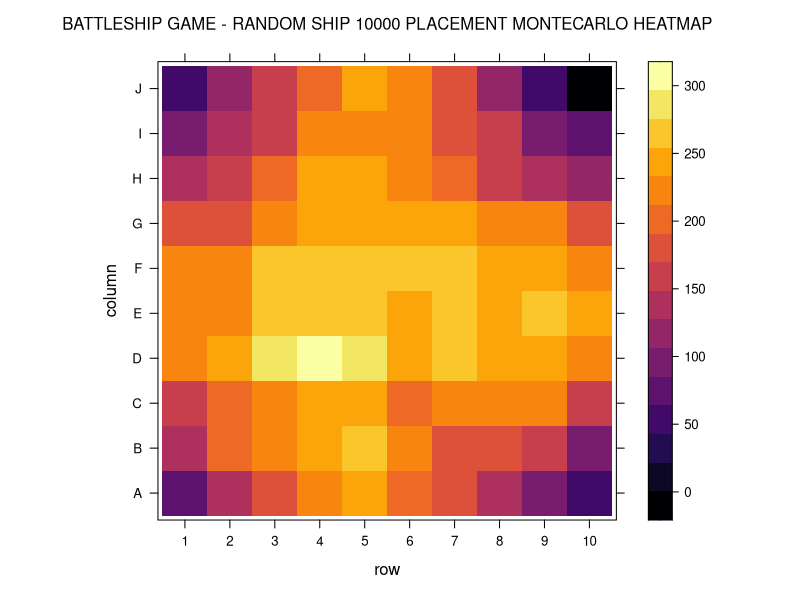

Recreate this plot in R. (Note: this script raises an error after producing the figure.)
## ---- chunk 1
knitr::opts_chunk$set(echo = TRUE)


#install.packages("viridis")
#install.packages("formattable")
require(viridis)
require("lattice")
library(formattable)
library(sqldf)



verify_OpenWaters<-function(i_row,i_col,ship_Size,matrix,ver1_hor0)
{
  DEBUG=0
  Open_Area=1
  if(ver1_hor0==0) for (i in 0:(ship_Size-1)) if (matrix[i_row,i_col+i]>0) Open_Area=0
  if(ver1_hor0==1) for (j in 0:(ship_Size-1)) if (matrix[i_row+j,i_col]>0) Open_Area=0
  if (Open_Area==0 & DEBUG==1) print("The area is not free !!")
  return(Open_Area)
}

place_Ship<-function(ship_Size,matrix,mark_type=1)
{
  # mark_type is the type of marks we will apply to the battlefield matrix when the ship is placed:
  #      1 - just ones
  #      2 - ship_Size - 22, 333, 333, 4444, 55555
  #      3 - orientation - horizontal / vertical
  
  DEBUG=0
  not<-function(x) return(ifelse(x==1,0,1))
  test_matrix<-matrix
  Open_Area=1
  
  hh=ifelse(sample(0:1,1)==0,0,1)
  i_row=sample(1:(dim(test_matrix)-not(hh)*ship_Size)[1],1)
  i_col=sample(1:(dim(test_matrix)-hh*ship_Size)[2],1)
  if (DEBUG==1) print(paste("Trying to add ",ifelse(hh==1,"horizontal","vertical")," ship of size ",ship_Size," at position ",i_row,",",i_col,sep=""))    
  while(verify_OpenWaters(i_row,i_col,ship_Size,test_matrix,not(hh))==0)
  {
    i_row=sample(1:(dim(test_matrix)-not(hh)*ship_Size)[1],1)
    i_col=sample(1:(dim(test_matrix)-hh*ship_Size)[2],1)
    if (DEBUG==1) print(paste("Trying to add ",ifelse(hh==1,"horizontal","vertical")," ship of size ",ship_Size," at position ",i_row,",",i_col,sep=""))    
  }
  for(i in 0:(ship_Size-1))
  {
    if(test_matrix[i_row+not(hh)*i,i_col+hh*i]==0)
    {
      test_matrix[i_row+not(hh)*i,i_col+hh*i]=ifelse(mark_type==1,1,ifelse(mark_type==2,ship_Size,1+ver1_hor0))
      if (DEBUG==1) print(paste("    Coordinates ",i_row,",",i_col+i,"=",test_matrix[i_row+not(hh)*i,i_col+hh*i],sep=""))
    } else {
      print("ERROR: Why here?")
    }
  }
  return(test_matrix)
}

place_fleet<-function(matrix,mark_type=1)
{
  matrix<-place_Ship(2,matrix,mark_type)
  matrix<-place_Ship(3,matrix,mark_type)
  matrix<-place_Ship(4,matrix,mark_type)
  matrix<-place_Ship(5,matrix,mark_type)
  matrix<-place_Ship(6,matrix,mark_type)
  return(matrix)
}
## ---- chunk 2
empty_matrix<-matrix(0,nrow=10,ncol=10)
sumat_matrix<-matrix(0,nrow=10,ncol=10)
colnames(sumat_matrix)<-toupper(letters[c(1:10)])
rownames(sumat_matrix)<-c(1:10)

for(a in 1:1000)
{
  sumat_matrix<-sumat_matrix+place_fleet(empty_matrix)  
}


formattable(sumat_matrix)
## ---- chunk 3

levelplot(sumat_matrix,col.regions=inferno(500),xlab.top="BATTLESHIP GAME - RANDOM SHIP 10000 PLACEMENT MONTECARLO HEATMAP")

## ---- chunk 4
matrix<- place_fleet(empty_matrix)  
formattable(matrix)

## ---- chunk 5

check_Square <- function(x,y,matrix,verbose=0)
{
  ret=ifelse(matrix[x,y]>0,matrix[x,y],0)
  if (verbose == 2) print(paste("check_Square > ret for ",x," , ",y," = ",ret,sep=""))
  return(ret)
}

fire_Square <- function(x,y,matrix,verbose=0)
{
  ret=0
  ret=check_Square(x,y,matrix)
  if (ret>0) 
  {
    matrix[x,y]=0
    if (verbose==2) print(paste("fire_Square > Ship hit at ",x,",",y," = ",ret,sep=""))
  } else { 
    if (verbose==2) print(paste("fire_Square > Water at ",x,",",y," = ",ret,sep=""))
  }
  return(matrix)
}

shots_byStrategy<-function(number_runs=100,strategy=1,verbose=0)
{
  result_df <- data.frame(strategy=character(),num_shots=integer(),run_number=integer(),stringsAsFactors=FALSE) 
  for (a in 1:number_runs)
  {
    if (verbose == 1) print(paste("RUN NUMBER : ",a,sep=""))
    matrix<- place_fleet(empty_matrix,mark_type=2)  
    result_df[a,1]=strategy
    result_df[a,2]=sink_All(matrix,strategy,verbose)
    result_df[a,3]=a
  }
  return(result_df)
}




is_SinkingShip <-function(ship_Size,strategy_matrix, verbose=0) 
{
  if (sum(sum(strategy_matrix==ship_Size)) < ship_Size & sum(sum(strategy_matrix==ship_Size)) > 0) 
    ret = ship_Size - sum(sum(strategy_matrix==ship_Size)) else ret = 0
  if (verbose > 1 & ret > ship_Size) print(paste("        is_SinkingShip > Ship Squares missing of type ",ship_Size," ? : ",ret,sep=""))
  return (ret)
}

sinking_Ships <- function(strategy_matrix,verbose = 0)
{
  ret = FALSE
  for (a in 2:6)
  {
    if (is_SinkingShip(a,strategy_matrix) > 0) ret = TRUE
  }
  if (verbose > 0) print(paste("    sinking_Ships > Any ? : ",ret,sep=""))
  return (ret)    
}


last_position_SinkingShips<-function(strategy_matrix,verbose=0)
{
  
  sinking_Df <- data.frame(row=integer(),col=integer(),ship_size=integer(),stringsAsFactors=FALSE) 
  killoff_Df <- data.frame(row=integer(),col=integer(),stringsAsFactors=FALSE) 
  for (k in 2:6)
  {
    if (is_SinkingShip(k,strategy_matrix) > 0 )
    {
      if (verbose > 1) print(paste("last_position_SinkingShips > Ship ",k," is sinking - remaining tiles = ",k-sum(sum(strategy_matrix==k))))
      if (verbose > 1) which(strategy_matrix==k,arr.ind=TRUE)
      pre_sinking_Df<-as.data.frame(which(strategy_matrix==k,arr.ind=TRUE))
      pre_sinking_Df$ship_size<-k
      sinking_Df<-rbind(sinking_Df,pre_sinking_Df)
    }
  }
  return(sinking_Df)
}



kill_off_SinkingShips<-function(sinking_Df,matrix,previous_shot_matrix,selection_type=0,verbose=0,debug=0)
{
  if (debug==1)
  {
    print("/////////////////////////////////////////////////")
    print("kill_off_SinkingShips > WARNING: DEBUGGING ACTIVE")
    print("/////////////////////////////////////////////////")
    number_runs=1
    strategy=3
    verbose=2
    previous_shot_matrix<-previous_shot_matrix3
    sinking_Df <- last_position_SinkingShips(previous_shot_matrix,verbose)
    selection_type=0
  }

  max_row=dim(previous_shot_matrix)[1]
  max_col=dim(previous_shot_matrix)[2]
  if (selection_type==0)
  {
    ship_with_min_remaining_tiles <- sqldf("select ship_size,count(*) as num_tiles,row,col from sinking_Df group by ship_size order by num_tiles ")[1,1]
    previous_hits <- as.data.frame(which(previous_shot_matrix==ship_with_min_remaining_tiles,arr.ind=TRUE))
    possible_shots_X=c(max(1,min(copy_previous_hits[1,])-1),min(max_row,max(copy_previous_hits[1,])+1))
    possible_shots_Y=c(max(1,min(copy_previous_hits[2,])-1),min(max_col,max(copy_previous_hits[2,])+1))
    #Creating combination from possible shots

    distinct_row=sqldf("select distinct(1) from previous_hits") 
    distinct_col=sqldf("select distinct(2) from previous_hits")
    direction=ifelse(distinct_row==distinct_col,0,ifelse(distinct_row>distinct_col,-1,1))
    if (verbose == 2 & direction ==  1) print(paste("kill_off_SinkingShips > The ship is placed vertically"))
    if (verbose == 2 & direction == -1) print(paste("kill_off_SinkingShips > The ship is placed horizontally"))

    shoot_list <- data.frame(X=integer(),Y=integer(),stringsAsFactors=FALSE)    
    for (z in 1:2)
    {
      for (w in 1:nrow(previous_hits))
      {
        if (z == 1)
        {
          for (j in 1:length(possible_shots_Y))
          {
            if (check_Square(previous_hits[w,1] ,possible_shots_Y[j], previous_shot_matrix) ==0 & direction != -1)
            {
                print("HERE ")
                if(verbose==2) print(paste("kill_off_SinkingShips > ",ifelse(direction==0,"SHIP DIRECTION UNKNOWN",ifelse(direction==1,"SHIP DIRECTION HORIZONTAL","SHIP DIRECTION VERTICAL"))," : new_shoot : ",previous_hits[w,1]," , ",possible_shots_Y[j],sep=""))
                new_shoot <- c(previous_hits[w,1],possible_shots_Y[j])
                shoot_list <- rbind(shoot_list,new_shoot)    
            }
          }
        } else {
          for (i in 1:length(possible_shots_X))
          {
            if (check_Square(possible_shots_X[i],previous_hits[w,2] , previous_shot_matrix) ==0 & direction != 1)
            {
                if(verbose==2) print(paste("kill_off_SinkingShips > ",ifelse(direction==0,"SHIP DIRECTION UNKNOWN",ifelse(direction==1,"SHIP DIRECTION HORIZONTAL","SHIP DIRECTION VERTICAL"))," : new_shoot : ",possible_shots_X[i]," , ", previous_hits[w,2],sep=""))
                new_shoot <- c(possible_shots_X[i],previous_hits[w,2])
                shoot_list <- rbind(shoot_list,new_shoot)    
            }
          }
        }
      }
    }
    names(shoot_list) <- c("row","col")
    if (verbose == 2) print(paste("kill_off_SinkingShips > Number of possible non tested shoots around sinking ship previous hit : ",nrow(shoot_list),sep=""))
    choose_row <- sample(1:nrow(shoot_list),1)
    x = shoot_list[choose_row,1]
    y = shoot_list[choose_row,2]
    if (verbose == 2) print(paste("kill_off_SinkingShips > Trying the following coordinate randomly salacted from availabe shoots around previous hit : ",x," , ",y,sep=""))
    if (verbose == 2) print(paste("kill_off_SinkingShips > Preparing shot at coordinates ",x,",",y," !!!",sep=""))
    previous_shot_matrix[x,y] = 1     
    matrix_pre_fire <- matrix
    matrix <- fire_Square(x,y,matrix,verbose)
    if (sum(matrix_pre_fire) != sum(matrix))
    {
      if (verbose == 2) print("kill_off_SinkingShips > SHIP HIT - Storing the type of ship in previous_shot_matrix")
      previous_shot_matrix[x,y] <- matrix_pre_fire[x,y]
      if (verbose>1 & sum(sum(previous_shot_matrix==2))==ship_with_min_remaining_tiles) print(paste("kill_off_SinkingShips > SHIP TYPE ",ship_with_min_remaining_tiles," SUNK !!",sep=""))
    } 
    if (verbose == 2) print(paste("kill_off_SinkingShips > Number of Remaining Ship Cells : ", sum(sum(matrix>0))," , Number of missing shots : ",sum(sum(previous_shot_matrix==1)) ," , Number of Hits : ",sum(sum(previous_shot_matrix>1)) ,sep=""))
  }
  if (debug==1) previous_shot_matrix3 <- previous_shot_matrix
  return(previous_shot_matrix)
}

# sinking_Ships <- function(matrix)
# {
#   sinking = 0
#   if (sum())
#   return(sinking)
# }

sink_All <- function(matrix,strategy = 1,verbose = 0, debug=0)
{
  if (debug==1)
  {
    print("////////////////////////////////////")
    print("sink_All > WARNING: DEBUGGING ACTIVE")
    print("////////////////////////////////////")
    number_runs=1
    strategy=3
    verbose=2
    matrix<- place_fleet(empty_matrix,mark_type=2)  
  }
  shot_Counter = 0

  if (verbose==2) print("sink_All > Initializing previous shot matrix")
  if (verbose == 2) print(paste("sink_All > Using Strategy ",strategy,sep=""))
  if (strategy == 2) previous_shot_matrix2 <- matrix(0,nrow=dim(matrix)[1],ncol=dim(matrix)[2])
  if (strategy == 3) previous_shot_matrix3 <- matrix(0,nrow=dim(matrix)[1],ncol=dim(matrix)[2])

  while(sum(matrix) > 0)
  {
    if (verbose ==2) print(paste("sink_All > sum(matrix) = ",sum(matrix),sep=""))
    if (verbose == 2) print(paste("sink_All > shot number ",shot_Counter,sep=""))
    if (strategy == 1) matrix <- fire_Square(sample(1:dim(matrix)[1],1),sample(1:dim(matrix)[2],1),matrix,verbose)
    if (strategy == 2)
    {
      x <- sample(1:dim(matrix)[1],1)
      y <- sample(1:dim(matrix)[1],1)
      while(check_Square(x,y,previous_shot_matrix2) > 0)
      {
        x <- sample(1:dim(matrix)[1],1)
        y <- sample(1:dim(matrix)[1],1)
      }
      previous_shot_matrix2[x,y] = 1
      matrix <- fire_Square(x,y,matrix,verbose)
    }
    if (strategy == 3 )
    {
      if (verbose==2 & sinking_Ships(matrix)) print("sink_All > We have sinking ships")
      if (!sinking_Ships(matrix))
      {
        x <- sample(1:dim(matrix)[1],1)
        y <- sample(1:dim(matrix)[1],1)
        if (verbose == 2) print(paste("sink_All > Verifying if we already shot at coordinates ",x,",",y," = ",check_Square(x,y,previous_shot_matrix3),sep=""))
        while(check_Square(x,y,previous_shot_matrix3) > 0)
        {
          x <- sample(1:dim(matrix)[1],1)
          y <- sample(1:dim(matrix)[1],1)
          if (verbose == 2) print(paste("sink_All > We had already shot there !. Verifying if we already shot at coordinates ",x,",",y," = ",check_Square(x,y,previous_shot_matrix3),sep=""))
        }
        check = check_Square(x,y,previous_shot_matrix3) 
        if (check > 0) 
        { 
          if (verbose > 0) print("sink_All > This should not be happening")
          previous_shot_matrix3[x,y] = check
        } else { 
          if (verbose == 2) print(paste("sink_All > I have never shot at coordinates ",x,",",y,". Storing coordinates for future and firing",sep=""))
          previous_shot_matrix3[x,y] = 1 
        }
        if (verbose == 2) print(paste("sink_All > Preparing shot at coordinates ",x,",",y," !!!",sep=""))
        matrix_pre_fire <- matrix
        matrix <- fire_Square(x,y,matrix,verbose)
        if (sum(matrix_pre_fire) != sum(matrix))
        {
          if (verbose == 2) print("sink_All > SHIP HIT - Storing the type of ship in previous_shot_matrix")
          previous_shot_matrix3[x,y] <- matrix_pre_fire[x,y]
        } 
        if (verbose == 2) print(paste("sink_All > Number of Remaining Ship Cells : ", sum(sum(matrix>0))," , Number of missing shots : ",sum(sum(previous_shot_matrix3==1)) ," , Number of Hits : ",sum(sum(previous_shot_matrix3>1)) ,sep=""))
      } else {
        print("sink_All > We have sinking ships already, killing them off first as per Strategy 3 !")
        sinking_Df<-last_position_SinkingShips(previous_shot_matrix3,verbose)
        previous_shot_matrix3<-kill_off_SinkingShips(sinking_Df,matrix,previous_shot_matrix=previous_shot_matrix3,selection_type=0,verbose)
      }
        
    }
    shot_Counter=shot_Counter + 1
  }
  if (verbose > 0 & strategy == 1) print(paste("Strategy ",strategy," - All Sunk - it took : ",shot_Counter," shots",sep = ""))
  if (verbose > 0 & strategy == 2) print(paste("Strategy ",strategy," - All Sunk - it took : ",shot_Counter," shots - remembered: ",sum(previous_shot_matrix2),sep = ""))
  if (verbose > 0 & strategy == 3) print(paste("Strategy ",strategy," - All Sunk - it took : ",shot_Counter," shots - remembered: ",sum(previous_shot_matrix3),sep = ""))
  return(shot_Counter)
}

#  TESTING PURPOSES - STRATEGY 3
#  matrix<- place_fleet(empty_matrix,mark_type=2)  
#  rm(previous_shot_matrix3)
#  previous_shot_matrix3<-matrix(0,nrow=dim(matrix)[1],ncol=dim(matrix)[2])
#  strat3_df <- as.data.frame(shots_byStrategy(runs,strategy=3,verbose=2))


runs = 1
verbose = 2
strat1_df <- shots_byStrategy(runs,strategy = 1,verbose)
strat2_df <- shots_byStrategy(runs,strategy = 2,verbose)
strat3_df <- shots_byStrategy(runs,strategy = 3,verbose)
title1_str=paste("HISTOGRAM - Shots Needed to Sink All Ships ",runs," Runs",sep="")
title2_str=paste("SCATTERPLOT - Shots Needed to Sink All Ships ",runs," Runs",sep="")
par(mfrow=c(3,2))
hist(strat1_df$num_shots,main=paste("STRATEGY 1 'Random Shooting, No Memory' : ",title1_str,sep=""),xlab="Number of Shots",freq=TRUE,breaks=20,col="orange")
plot(strat1_df$num_shots,main=title2_str,xlab="Run Number",ylab="Shots Needed",col="black",ylim=c(0,max(strat1_df$num_shots)))
  lines(lowess(strat1_df$run_number,strat1_df$num_shots),col="orange")

hist(strat2_df$num_shots,main=paste("STRATEGY 2 'Random Shooting, No Repeated Shots' : ",title1_str,sep=""),xlab="Number of Shots",freq=TRUE,breaks=20,col="orange")
plot(strat2_df$num_shots,main=title2_str,xlab="Run Number",ylab="Shots Needed",col="black",ylim=c(0,max(strat2_df$num_shots)))
  lines(lowess(strat1_df$run_number,strat2_df$num_shots),col="orange")

hist(strat3_df$num_shots,main=paste("STRATEGY 3 'Random Shooting, Killing off found Ships' : ",title1_str,sep=""),xlab="Number of Shots",freq=TRUE,breaks=20,col="orange")
plot(strat3_df$num_shots,main=title2_str,xlab="Run Number",ylab="Shots Needed",col="black",ylim=c(0,max(strat3_df$num_shots)))
  lines(lowess(strat1_df$run_number,strat3_df$num_shots),col="orange")



## ---- chunk 6

mean(strat2_df$num_shots)
mean(strat3_df$num_shots)
